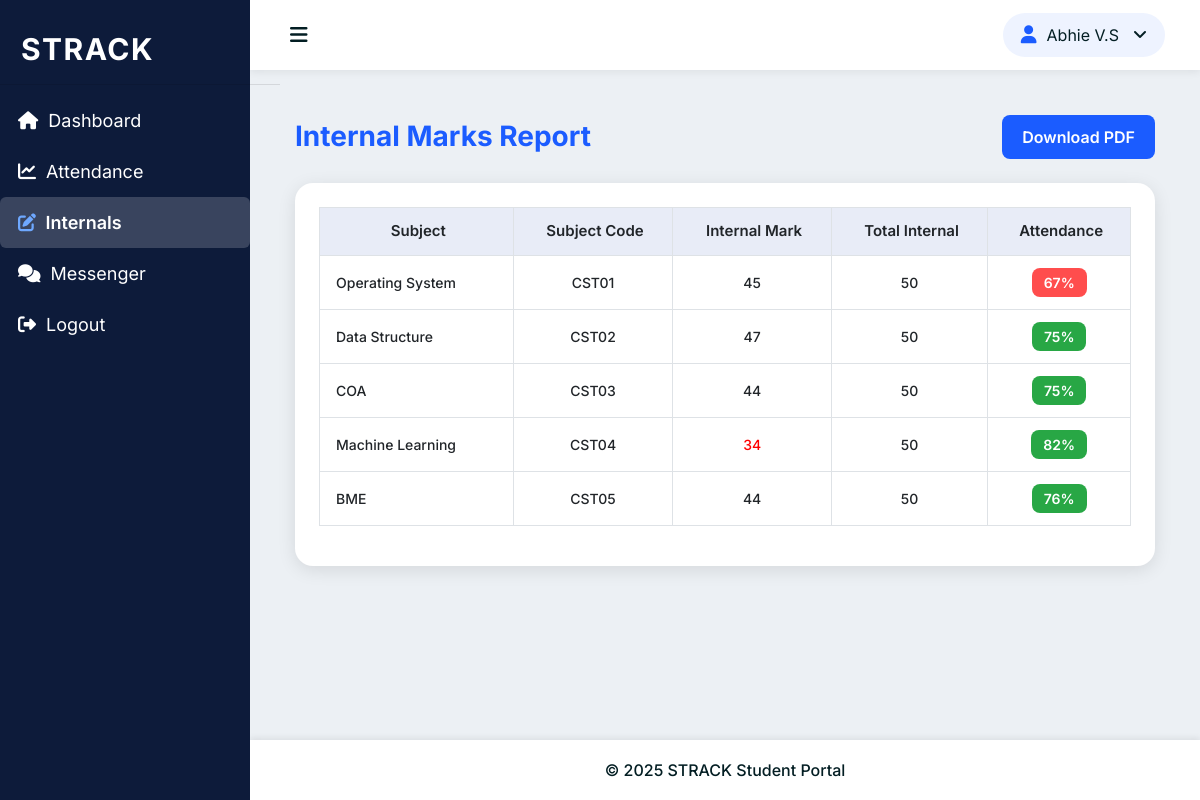
The page /StudentPortal/StudentReportPage/ (signed in) on the database its author committed.
### TeacherApp/models.py (models this page shows, shortened)
class Studentdb(models.Model):
    Student_name = models.CharField(max_length=30)
    Student_rollno = models.IntegerField()
    Student_regid = models.CharField(max_length=30, unique=True)
    Student_batch = models.CharField(max_length=30)
    Student_sem = models.CharField(max_length=30)
    Student_duration = models.CharField(max_length=30)
    Student_email = models.EmailField(unique=True)
    Student_phone = models.IntegerField(unique=True)
    Student_prof = models.ImageField(upload_to="Student Profile Image")
    Student_password = models.CharField(max_length=10)
    Student_confirm = models.CharField(max_length=10)
    class Meta:
        ordering = ['Student_rollno']

class Subjectdb(models.Model):
    Subject_name = models.CharField(max_length=30,unique=True)
    Subject_code = models.CharField(max_length=30, unique=True)
    Subject_teacher = models.CharField(max_length=30)
    Subject_sem = models.CharField(max_length=30)
    Subject_dep = models.CharField(max_length=30)

### StudentApp/views.py (the view)
# urls.py: path('StudentReportPage/', views.StudentReportPage, name="StudentReportPage"),
def StudentReportPage(request):
    student = Studentdb.objects.get(id=request.session['StudentId'])
    internal = Internalmarkdb.objects.filter(Student=student)
    attendance = []
    for i in internal:
        subject = i.Subject
        Total_class = Attendancedb.objects.filter(Student=student, Subject=subject).count()
        present_class = Attendancedb.objects.filter(Student=student, Subject=subject, Status="Present").count()
        if Total_class == 0:
            percentages = 0
        else:
            percentages = round((present_class / Total_class) * 100)
        attendance.append({'subject': subject.Subject_name,
                           'subjectcode': subject.Subject_code,
                           'internalmark': i.Internalmark,
                           'totalmark': i.Totalmark,
                           'percentages': percentages})
    return render(request, 'StudentReport.html', {'student': student, 'attendance': attendance})

### StudentApp/templates/StudentReport.html
{% extends 'base.html' %}
{% load static %}
{% block content %}
<div class="pd-ltr-20">
    <div class="d-flex justify-content-between align-items-center mb-4">
        <h3 style="font-weight:700; color:#1b5cff;">Internal Marks Report</h3>
        <a href="{% url 'DownloadInternalPdf' %}"
           class="btn btn-primary"
           style="background:#1b5cff; border:none; padding:10px 20px; border-radius:8px; font-weight:600;">
            Download PDF
        </a>
    </div>
    <div class="card-box p-4"
         style="border-radius:18px; background:#ffffff; box-shadow:0 4px 18px rgba(0,0,0,0.1);">
        <table class="table table-bordered table-hover">
            <thead style="background-color:#e8ecf7;">
            <tr class="text-center">
                <th>Subject</th>
                <th>Subject Code</th>
                <th>Internal Mark</th>
                <th>Total Internal</th>
                <th>Attendance</th>
            </tr>
            </thead>
            <tbody>
            {% for i in attendance %}
            <tr class="text-center">
                <td style="text-align:left; font-weight:500;">{{ i.subject }}</td>
                <td>{{ i.subjectcode }}</td>
                <td>
                    {% if i.internalmark < 35 %}
                        <span style="color:red;">{{ i.internalmark }}</span>
                    {% else %}
                        <span>{{ i.internalmark }}</span>
                    {% endif %}
                </td>
                <td>{{ i.totalmark }}</td>
                <td>
                    {% if i.percentages < 75 %}
                        <span style="background:#ff4d4d; color:white; padding:6px 12px; border-radius:8px; font-weight:600;">
                            {{ i.percentages }}%
                        </span>
                    {% else %}
                        <span style="background:#28a745; color:white; padding:6px 12px; border-radius:8px; font-weight:600;">
                            {{ i.percentages }}%
                        </span>
                    {% endif %}
                </td>
            </tr>
            {% endfor %}
            </tbody>
        </table>
    </div>
</div>
{% endblock %}

### StudentApp/templates/base.html (shortened to what this page needs)
<!DOCTYPE html>
{% load static %}
<html >
<head>
    <link rel="stylesheet" href="https://cdnjs.cloudflare.com/ajax/libs/font-awesome/6.5.0/css/all.min.css">
    <link rel="stylesheet" href="{% static 'Studentside/vendors/styles/core.css' %}">
    <link rel="stylesheet" href="{% static 'Studentside/vendors/styles/icon-font.min.css' %}">
    <link rel="stylesheet" href="{% static 'Studentside/vendors/styles/style.css' %}">
</head>
<body>
<div class="layout-wrapper">
    <aside class="sidebar">
        <div class="brand-logo" style="padding:20px 1px; margin-top:15px;">
            <a href="{% url 'StudentHomePage' %}"
               style="color:white; font-size:30px; font-weight:bold;">STRACK</a>
        </div>
        <ul style="list-style:none; padding-left:0; margin-top:10px;">
            <li>
                <a href="{% url 'StudentHomePage' %}" style="font-size:18px;"
                   class="{% if request.resolver_match.url_name == 'StudentHomePage' %}active-link{% endif %}">
                    <i class="fa-solid fa-house" style="margin-right:5px;"></i> Dashboard
                </a>
            </li>
            <li>
                <a href="{% url 'StudentAttendanceDisplayPage' %}" style="font-size:18px;"
                   class="{% if request.resolver_match.url_name == 'StudentAttendanceDisplayPage' %}active-link{% endif %}">
                    <i class="fa-solid fa-chart-line" style="margin-right:5px;"></i> Attendance
                </a>
            </li>
            <li>
                <a href="{% url 'StudentReportPage' %}" style="font-size:18px;"
                   class="{% if request.resolver_match.url_name == 'StudentReportPage' %}active-link{% endif %}">
                    <i class="fa-solid fa-pen-to-square" style="margin-right:5px;"></i> Internals
                </a>
            </li>
            <li>
                <a style="font-size:18px;" href="{% url 'StudentChatPage' %}"><i class="fa-solid fa-comments" style="margin-right:5px;"></i> Messenger</a>
            </li>
            <li>
                <a href="{% url 'StudentLogout' %}" style="font-size:18px;">
                    <i class="fa-solid fa-right-from-bracket" style="margin-right:5px;"></i> Logout
                </a>
            </li>
        </ul>
    </aside>
    <div class="main-wrapper">
        <div class="header">
            <div id="hamburger"><i class="fa-solid fa-bars"></i></div>
            <div class="user-info-dropdown dropdown">
                <a class="dropdown-toggle" data-bs-toggle="dropdown">
                    <i class="fa-solid fa-user"></i>
                    <span>{{student.Student_name}}</span>
                </a>
            </div>
        </div>
        <main class="content-area">
            {% block content %}{% endblock %}
        </main>
        <div class="footer-wrap">
            © 2025 STRACK Student Portal
        </div>
    </div>
</div>
</body>
</html>

### StudentApp/templates/base.html (style rules this page uses)
html, body { height: 100%; margin: 0; padding: 0; overflow-x: hidden; }
body { display: flex; flex-direction: column; min-height: 100vh; }
.layout-wrapper { display: flex; width: 100%; min-height: 100vh; overflow-x: hidden; }
.sidebar { width: 250px; height: 100vh; position: fixed; left: 0; top: 0; background: #0d1b3a; color: white; z-index: 1000; transition: 0.3s ease; }
.sidebar ul li a { display: block; padding: 12px 18px; color: white; font-size: 15px; border-radius: 6px; }
.active-link { background: rgba(255,255,255,0.18) !important; font-weight: 600; }
.active-link i { color: #6ea8ff !important; }
.main-wrapper { width: 100%; margin-left: 250px; transition: margin-left 0.3s ease; display: flex; flex-direction: column; min-height: 100vh; }
.header { height: 70px; width: 100%; background: #fff; padding: 0 25px; display: flex; justify-content: space-between; align-items: center; position: sticky; top: 0; z-index: 900; box-shadow: 0 2px 8px rgba(0,0,0,0.07); }
#hamburger { padding: 12px 15px; cursor: pointer; border-radius: 8px; font-size: 20px; transition: 0.2s; }
.user-info-dropdown .dropdown-toggle { display: flex; align-items: center; gap: 10px; padding: 10px 18px; background: #eef3ff; border-radius: 25px; cursor: pointer; }
.user-info-dropdown i { font-size: 18px; color: #1b5cff; }
.content-area { padding: 25px; flex: 1; }
.footer-wrap { background: #fff; text-align: center; padding: 18px; margin-top: auto; box-shadow: 0 -2px 6px rgba(0,0,0,0.08); }

### rows shown on the page
Studentdb: Student_name "Abhie V.S"
Subjectdb: subject "Operating System", subjectcode "CST01"
Subjectdb: subject "Data Structure", subjectcode "CST02"
Subjectdb: subject "COA", subjectcode "CST03"
Subjectdb: subject "Machine Learning", subjectcode "CST04"
Subjectdb: subject "BME", subjectcode "CST05"

### other values the page prints
{{ i.internalmark }} "45" "47" "44" "44"
{{ i.totalmark }} "50" "50" "50" "50" "50"
{{ i.percentages }} "67"
{{ i.percentages }} "75" "75" "82" "76"
{{ i.internalmark }} "34"
